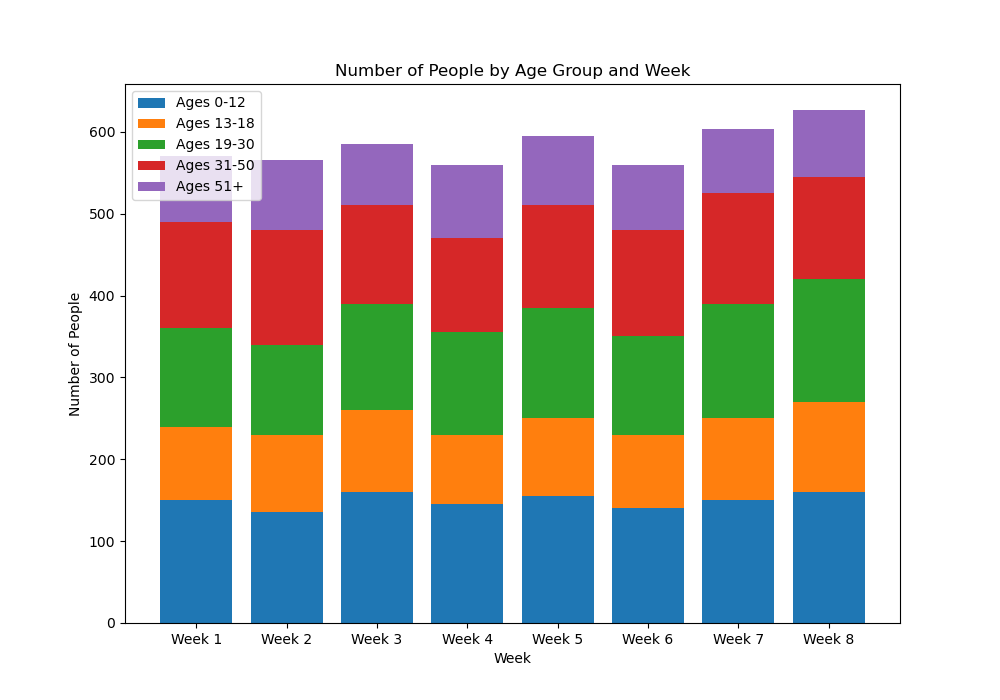

The script that drew this image:

import matplotlib.pyplot as plt

# Given table data
data = [
    {'Week': 'Week 1', 'Ages 0-12': 150, 'Ages 13-18': 90, 'Ages 19-30': 120, 'Ages 31-50': 130, 'Ages 51+': 80},
    {'Week': 'Week 2', 'Ages 0-12': 135, 'Ages 13-18': 95, 'Ages 19-30': 110, 'Ages 31-50': 140, 'Ages 51+': 85},
    {'Week': 'Week 3', 'Ages 0-12': 160, 'Ages 13-18': 100, 'Ages 19-30': 130, 'Ages 31-50': 120, 'Ages 51+': 75},
    {'Week': 'Week 4', 'Ages 0-12': 145, 'Ages 13-18': 85, 'Ages 19-30': 125, 'Ages 31-50': 115, 'Ages 51+': 90},
    {'Week': 'Week 5', 'Ages 0-12': 155, 'Ages 13-18': 95, 'Ages 19-30': 135, 'Ages 31-50': 125, 'Ages 51+': 85},
    {'Week': 'Week 6', 'Ages 0-12': 140, 'Ages 13-18': 90, 'Ages 19-30': 120, 'Ages 31-50': 130, 'Ages 51+': 80},
    {'Week': 'Week 7', 'Ages 0-12': 150, 'Ages 13-18': 100, 'Ages 19-30': 140, 'Ages 31-50': 135, 'Ages 51+': 78},
    {'Week': 'Week 8', 'Ages 0-12': 160, 'Ages 13-18': 110, 'Ages 19-30': 150, 'Ages 31-50': 125, 'Ages 51+': 82}
]

# Prepare data for plotting
weeks = [entry['Week'] for entry in data]
ages_0_12 = [entry['Ages 0-12'] for entry in data]
ages_13_18 = [entry['Ages 13-18'] for entry in data]
ages_19_30 = [entry['Ages 19-30'] for entry in data]
ages_31_50 = [entry['Ages 31-50'] for entry in data]
ages_51_plus = [entry['Ages 51+'] for entry in data]

# Setup the figure and axes
fig, ax = plt.subplots(figsize=(10, 7))

# Plot stacked bars
ax.bar(weeks, ages_0_12, label='Ages 0-12', color='#1f77b4')
ax.bar(weeks, ages_13_18, bottom=ages_0_12, label='Ages 13-18', color='#ff7f0e')
ax.bar(weeks, ages_19_30, bottom=[i + j for i, j in zip(ages_0_12, ages_13_18)], label='Ages 19-30', color='#2ca02c')
ax.bar(weeks, ages_31_50, bottom=[i + j + k for i, j, k in zip(ages_0_12, ages_13_18, ages_19_30)], label='Ages 31-50', color='#d62728')
ax.bar(weeks, ages_51_plus, bottom=[i + j + k + l for i, j, k, l in zip(ages_0_12, ages_13_18, ages_19_30, ages_31_50)], label='Ages 51+', color='#9467bd')

# Add some text for labels, title and custom x-axis tick labels, etc.
ax.set_xlabel('Week')
ax.set_ylabel('Number of People')
ax.set_title('Number of People by Age Group and Week')
ax.set_xticks(range(len(weeks)))
ax.set_xticklabels(weeks)
ax.legend()

# Show the plot
plt.show()
